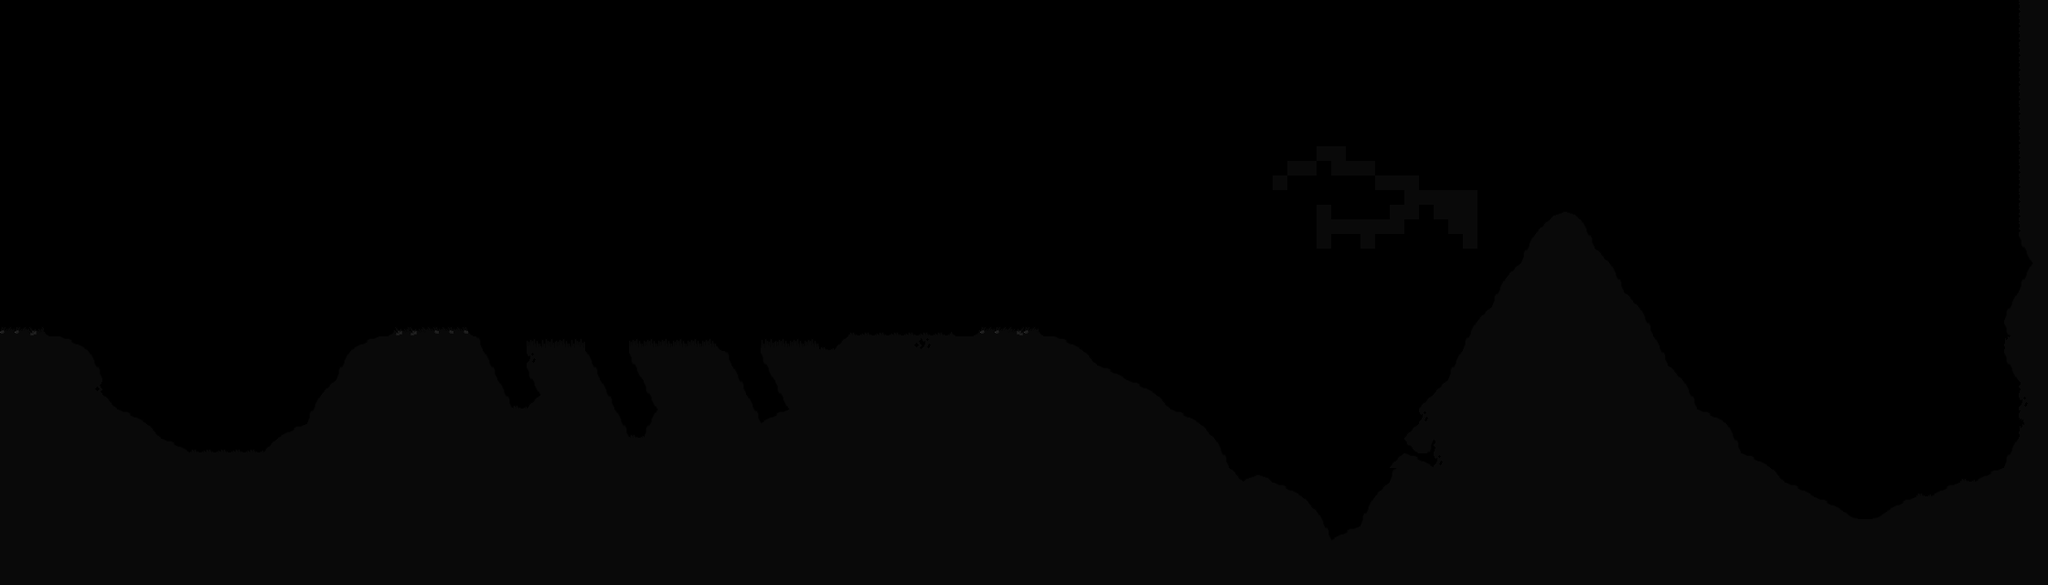

A 2D game scene composited from a Tiled map and its tileset images. What follows is a short description and the map's XML, with each tile layer's data collapsed to a summary:
An orthogonal 140x40 tile map with 16x16 px tiles, 1 tile layer (1).

<map version="1.0" orientation="orthogonal" width="140" height="40" tilewidth="16" tileheight="16">
 <tileset firstgid="1" name="mininicular" tilewidth="16" tileheight="16">
  <image source="mininicular.png" width="64" height="320" />
 </tileset>
 <layer name="1" width="140" height="40">
  <properties>
   <property name="collidable" value="true" />
  </properties>
  <data>[5600 cells, 2047 non-empty, 35 distinct tile ids]</data>
 </layer>
</map>
